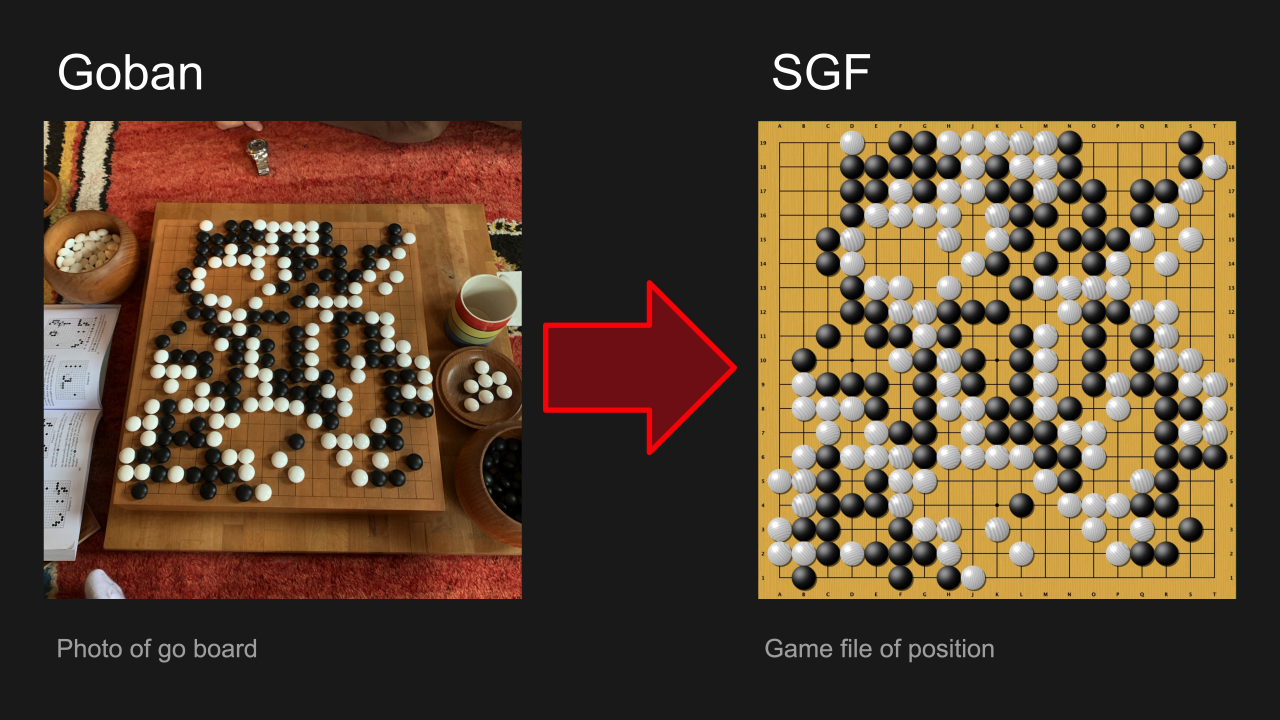
#> input picture objective.jpg, 5120 x 2880 px (shown at 1/4 size)
$ python -i find_corners_with_contours.py   (imports and definitions only)   (older library calls are emulated)
#> lines starting #> are read from the running program, lines starting #| are printed output that depends on the picture; after the words box and inside, x2 and y2 are one past the last pixel; in counts of white or black regions, pixels touching at a corner belong together
#> further down, picture is the input picture: shape (2880, 5120, 3); mean B, G, R 48.5, 66.6, 84.9
"""Outputs corners of goban via contour search."""

import numpy as np
import cv2

def load_img(pathname):
    img = cv2.imread(pathname)
    rows, cols, ch = img.shape
    print('image loaded with resolution {0}'.format(img.shape))
    return img


def find_corners(img):
    gray = cv2.cvtColor(img, cv2.COLOR_BGR2GRAY)
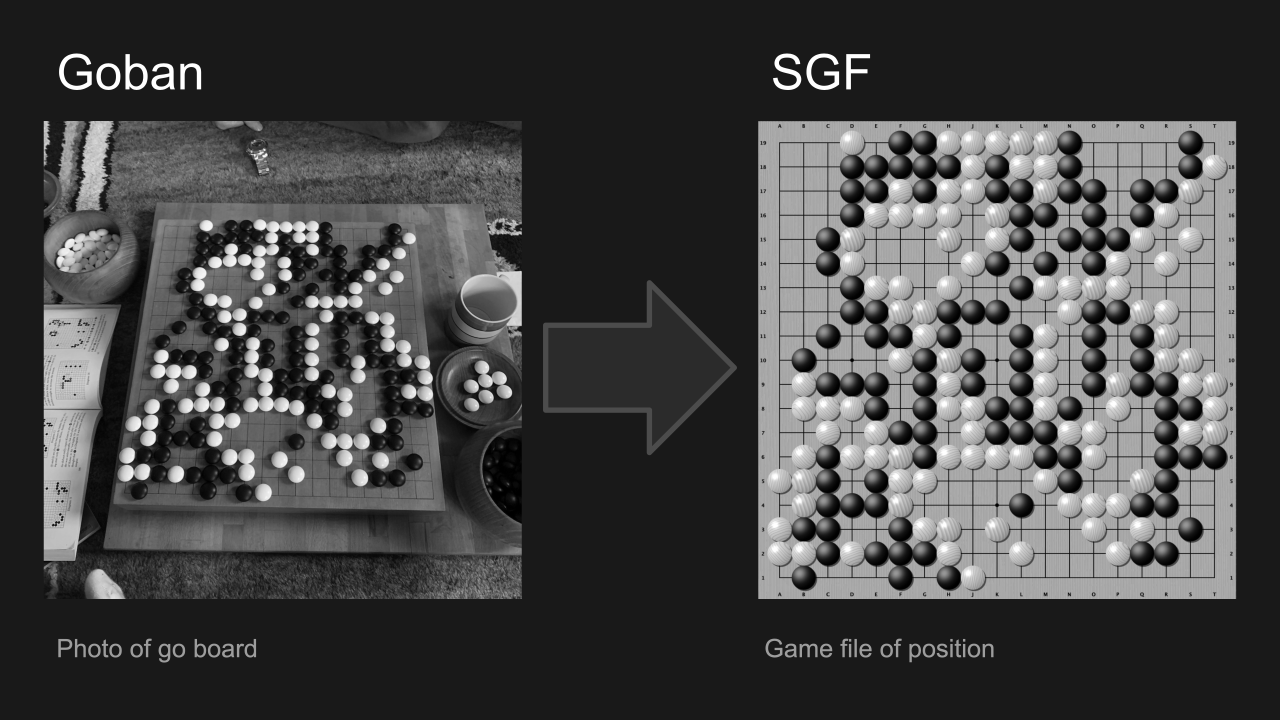
#> gray: shape (2880, 5120) (shown at 1/4 size); min 0, max 255, mean 70

    blurred = cv2.GaussianBlur(gray, (5,5), 0)

    edged = cv2.Canny(blurred, 400, 1800, apertureSize=5, L2gradient=True)
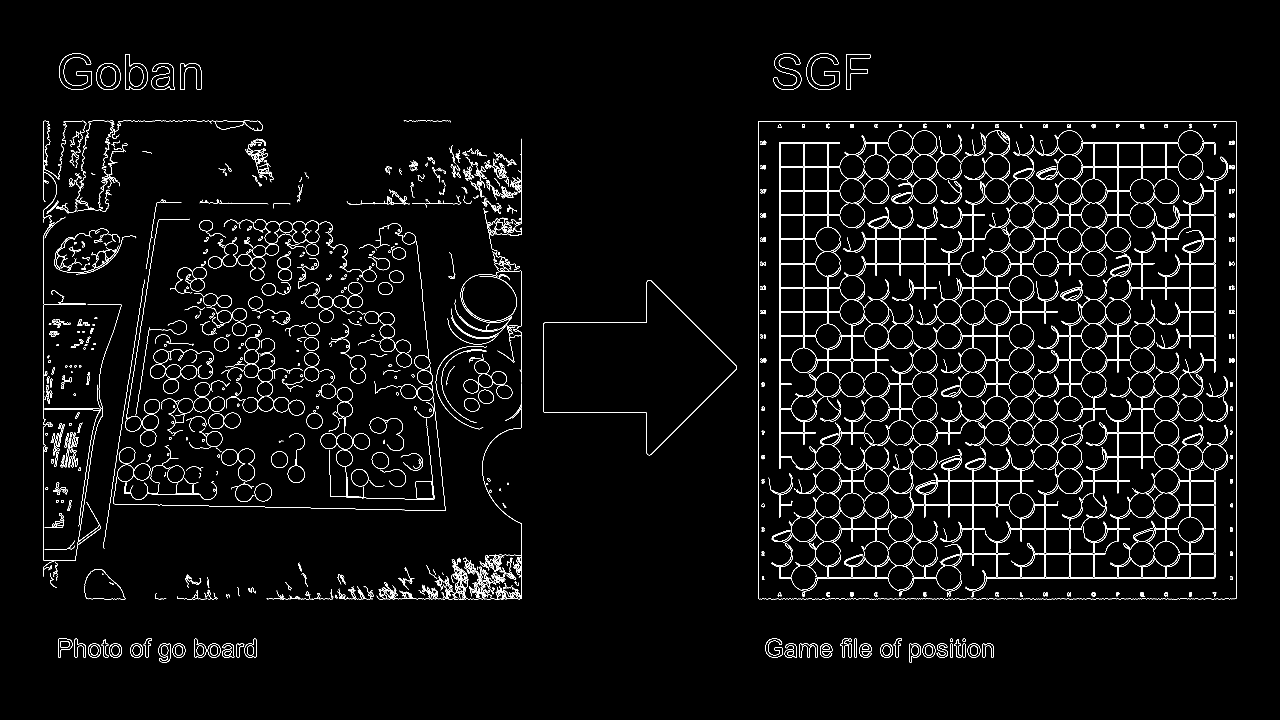
#> edged: shape (2880, 5120) (shown at 1/4 size); 1.8% white in thin lines or dots, all inside (x1, y1, x2, y2) = (174, 214, 4945, 2651)
    # MIN threshold throws out edges below, MAX threshold marks edges
    # as certain over it and keeps edges connected to those between the
    # thresholds.
    # Seems to work better with sobel kernel size '5' instead of '3'.
    # Canny already seems to output closed contours, so better not mess with it
    # by applaying closing kernel

    # find contours (i.e. the 'outlines') in the image:
    (_, cnts, _) = cv2.findContours(edged.copy(),
                                    cv2.RETR_EXTERNAL, cv2.CHAIN_APPROX_SIMPLE)
#> cnts = 864 contours, 293 with area under 20; largest, box (x1, y1, x2, y2) and area: (3032, 484, 4945, 2397) 3654044, (2172, 1120, 2948, 1821) 282703, (501, 216, 591, 360) 9004, (385, 253, 482, 360) 8374, (3225, 214, 3357, 360) 7318

    #sort by area and keep only largest for better performance
    cnts = sorted(cnts, key = cv2.contourArea, reverse=True)[:10]
#> cnts = 10 contours; largest, box (x1, y1, x2, y2) and area: (3032, 484, 4945, 2397) 3654044, (2172, 1120, 2948, 1821) 282703, (501, 216, 591, 360) 9004, (385, 253, 482, 360) 8374, (3225, 214, 3357, 360) 7318

    # loop over the contours
    area_prev = 0.0
    for c in cnts:
        # approximate the contour
        peri = cv2.arcLength(c, closed=True)
        approx = cv2.approxPolyDP(c, 0.02 * peri, closed=True) #0.02
        # if the approximated contour has four points assume it is the goban
        if (len(approx) == 4 and cv2.contourArea(approx) > area_prev):
            area_prev = cv2.contourArea(approx)
            corners = approx
#> this loop made 10 passes
#> (peri, area_prev, corners) on pass 1: (7790.8, 3648101, [[3034, 484], [3033, 2395], [4943, 2395], [4944, 486]])
#> peri on passes 2 to 7: 2529.4, 460.6, 343.1, 890.7, 891, 401.3
#> after the loop, area_prev = 3648101
            #break

    corners = np.reshape(corners,(4,2))
    return corners

def mark_corners(img, corners):
    """Marks corner pixels green.
    """
    for (col,row) in corners:
        img[row,col] = [0,255,0] #green in BGR
    return img

>>> import cv2
>>> picture = cv2.imread('objective.jpg')
>>> result = find_corners(picture)
#> result = [[3034, 484], [3033, 2395], [4943, 2395], [4944, 486]]
